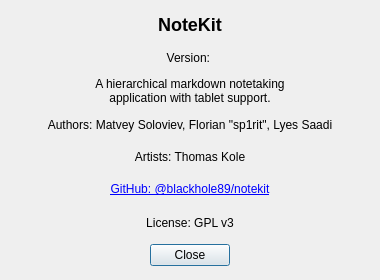
<?xml version="1.0" encoding="UTF-8"?>
<ui version="4.0">
 <class>CAboutDialog</class>
 <widget class="QDialog" name="CAboutDialog">
  <property name="windowTitle">
   <string>About NoteKit</string>
  </property>
  <property name="geometry">
   <rect><x>0</x><y>0</y><width>380</width><height>280</height></rect>
  </property>
  <property name="modal">
   <bool>true</bool>
  </property>
  <layout class="QVBoxLayout">
   <item>
    <widget class="QLabel" name="titleLabel">
     <property name="text"><string>&lt;h2&gt;NoteKit&lt;/h2&gt;</string></property>
     <property name="alignment"><set>Qt::AlignCenter</set></property>
    </widget>
   </item>
   <item>
    <widget class="QLabel" name="versionLabel">
     <property name="text"><string>Version: </string></property>
     <property name="alignment"><set>Qt::AlignCenter</set></property>
    </widget>
   </item>
   <item>
    <widget class="QLabel" name="descLabel">
     <property name="text"><string>A hierarchical markdown notetaking
application with tablet support.</string></property>
     <property name="alignment"><set>Qt::AlignCenter</set></property>
    </widget>
   </item>
   <item>
    <widget class="QLabel" name="authorsLabel">
     <property name="text"><string>Authors: Matvey Soloviev, Florian &quot;sp1rit&quot;, Lyes Saadi</string></property>
     <property name="alignment"><set>Qt::AlignCenter</set></property>
    </widget>
   </item>
   <item>
    <widget class="QLabel" name="artistsLabel">
     <property name="text"><string>Artists: Thomas Kole</string></property>
     <property name="alignment"><set>Qt::AlignCenter</set></property>
    </widget>
   </item>
   <item>
    <widget class="QLabel" name="urlLabel">
     <property name="text"><string>&lt;a href=&quot;https://github.com/blackhole89/notekit&quot;&gt;GitHub: @blackhole89/notekit&lt;/a&gt;</string></property>
     <property name="alignment"><set>Qt::AlignCenter</set></property>
     <property name="openExternalLinks"><bool>true</bool></property>
    </widget>
   </item>
   <item>
    <widget class="QLabel" name="licenseLabel">
     <property name="text"><string>License: GPL v3</string></property>
     <property name="alignment"><set>Qt::AlignCenter</set></property>
    </widget>
   </item>
   <item alignment="Qt::AlignCenter">
    <widget class="QPushButton" name="closeButton">
     <property name="text"><string>Close</string></property>
    </widget>
   </item>
  </layout>
 </widget>
</ui>
